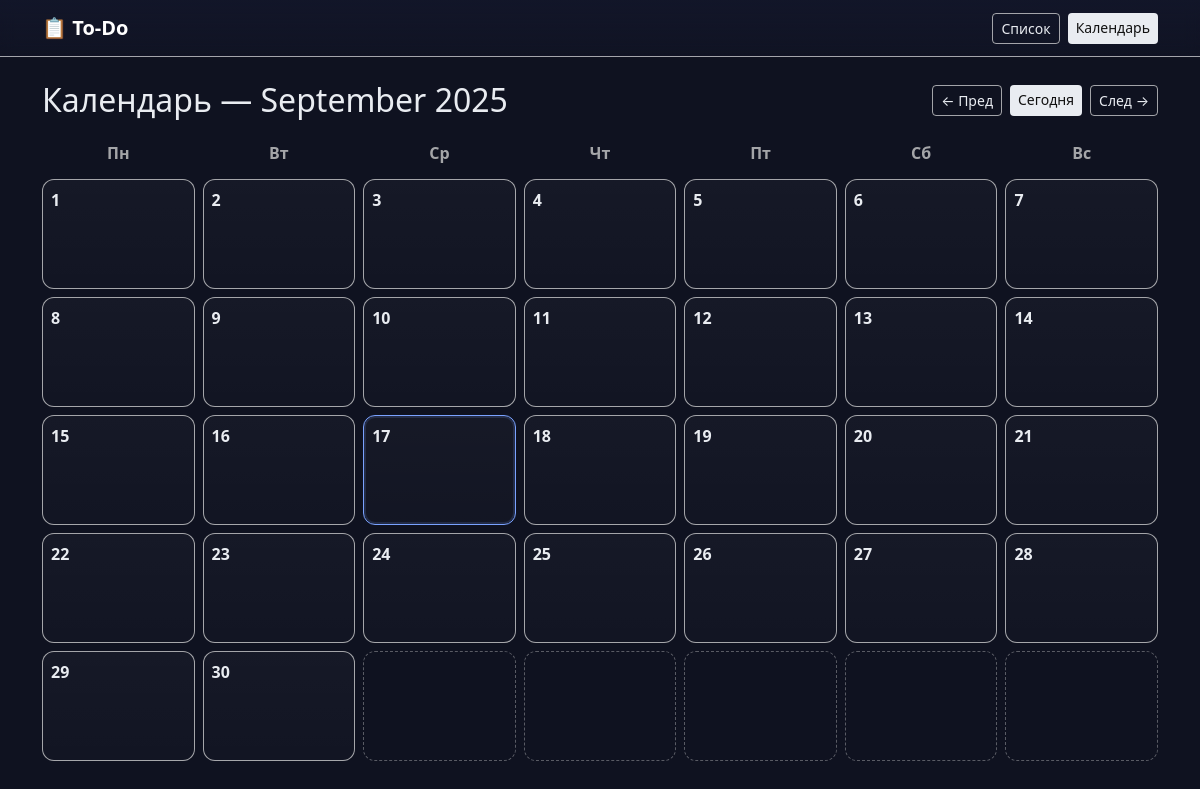
/calendar, run on an earlier commit of the app's database.
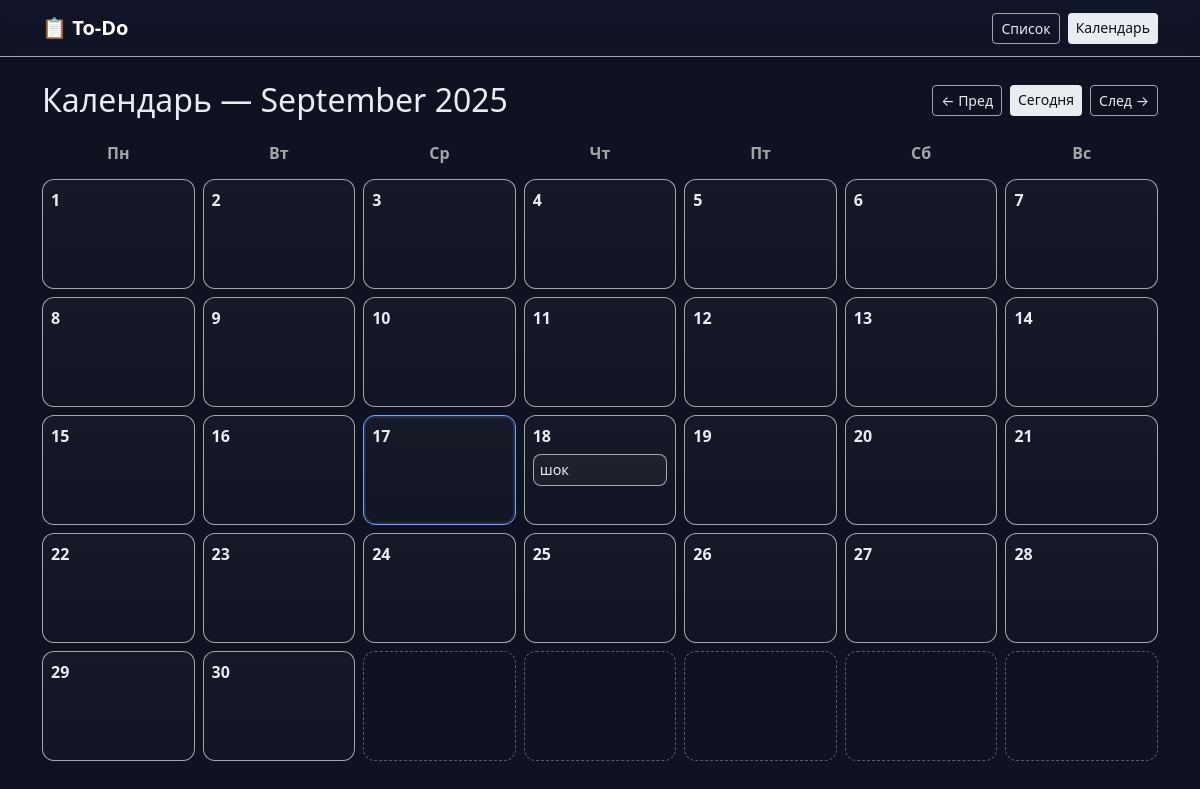
And on a later commit of the database.
### tables this page shows
CREATE TABLE tasks (
            id INTEGER PRIMARY KEY AUTOINCREMENT,
            title TEXT NOT NULL,
            description TEXT,
            due_date TEXT, -- ISO формат YYYY-MM-DD
            complete INTEGER NOT NULL DEFAULT 0,
            created_at TEXT DEFAULT (datetime('now')),
            completed_at TEXT
        );

### app.py (the view)
@app.route("/calendar")
def calendar_view():
    today = date.today()
    year = int(request.args.get("year", today.year))
    month = int(request.args.get("month", today.month))
    month_start = f"{year:04d}-{month:02d}-01"
    _, last_day = pycalendar.monthrange(year, month)
    month_end = f"{year:04d}-{month:02d}-{last_day:02d}"
    conn = get_db_connection()
    rows = conn.execute(
        """
        SELECT * FROM tasks
        WHERE due_date IS NOT NULL
          AND due_date >= ?
          AND due_date <= ?
        ORDER BY due_date ASC, complete ASC
        """,
        (month_start, month_end),
    ).fetchall()
    conn.close()
    by_date = {}
    for r in rows:
        by_date.setdefault(r["due_date"], []).append(r)
    cal = pycalendar.monthcalendar(year, month)  # списки недель, 0 = пустая ячейка
    month_name = pycalendar.month_name[month]
    return render_template(
        "calendar.html",
        cal=cal,
        year=year,
        month=month,
        month_name=month_name,
        by_date=by_date,
        today=today,
    )

### app.py (called while the page is built)
@app.context_processor
def inject_translations():
    lang = request.args.get("lang", "ru")
    return dict(
        t=translations.get(lang, translations["ru"]),
        current_lang=lang
    )

def get_db_connection():
    conn = sqlite3.connect(DB_PATH)
    conn.row_factory = sqlite3.Row
    return conn

### templates/calendar.html
{% extends "base.html" %}
{% block content %}
<div class="d-flex justify-content-between align-items-center mb-3">
  <h2 class="m-0">Календарь — {{ month_name }} {{ year }}</h2>
  <div class="d-flex gap-2">
    <a class="btn btn-outline-light btn-sm"
       href="{{ url_for('calendar_view', year=(month == 1 and year-1 or year), month=(month == 1 and 12 or month-1)) }}">← Пред</a>
    <a class="btn btn-light btn-sm"
       href="{{ url_for('calendar_view', year=today.year, month=today.month) }}">Сегодня</a>
    <a class="btn btn-outline-light btn-sm"
       href="{{ url_for('calendar_view', year=(month == 12 and year+1 or year), month=(month == 12 and 1 or month+1)) }}">След →</a>
  </div>
</div>
<div class="calendar-grid">
  <div class="calendar-head">Пн</div>
  <div class="calendar-head">Вт</div>
  <div class="calendar-head">Ср</div>
  <div class="calendar-head">Чт</div>
  <div class="calendar-head">Пт</div>
  <div class="calendar-head">Сб</div>
  <div class="calendar-head">Вс</div>
  {% for week in cal %}
    {% for day in week %}
      {% if day == 0 %}
        <div class="calendar-cell empty"></div>
      {% else %}
        {% set key = "%04d-%02d-%02d"|format(year, month, day) %}
        {% set items = by_date.get(key, []) %}
        <div class="calendar-cell {% if today.year==year and today.month==month and today.day==day %}today{% endif %}">
          <div class="calendar-day">{{ day }}</div>
          {% for t in items %}
            <div class="calendar-item {% if t.complete %}done{% endif %}">
              {{ t.title }}
            </div>
          {% endfor %}
        </div>
      {% endif %}
    {% endfor %}
  {% endfor %}
</div>
{% endblock %}

### templates/base.html (shortened to what this page needs)
<!DOCTYPE html>
<html lang="ru">
<head>
  <link href="https://cdn.jsdelivr.net/npm/bootstrap@5.3.2/dist/css/bootstrap.min.css" rel="stylesheet">
  <link href="{{ url_for('static', filename='style.css') }}" rel="stylesheet">
</head>
<body class="bg-app text-app">
  <nav class="navbar navbar-dark navbar-blur mb-4">
    <div class="container">
      <a class="navbar-brand fw-semibold" href="{{ url_for('index') }}">📋 To-Do</a>
      <div class="d-flex gap-2">
        <a class="btn btn-outline-light btn-sm" href="{{ url_for('index') }}">Список</a>
        <a class="btn btn-light btn-sm" href="{{ url_for('calendar_view') }}">Календарь</a>
      </div>
    </div>
  </nav>
  <main class="container mb-5">
    {% block content %}{% endblock %}
  </main>
</body>
</html>

### static/style.css (style rules this page uses)
:root { --bg: #0f1220; --bg-soft: #151a2e; --bg-glass: rgba(106, 232, 49, 0.64); --text: #e9ecf1; --muted: rgba(248, 248, 246, 0.64); --primary: #7aa2ff; --success: #5ad19a; --danger: #ff7171; --info: #67d4ff; --border: rgba(248, 248, 246, 0.64); --shadow: 0 10px 30px rgba(0,0,0,0.35); }
html, body { background: var(--bg); color: var(--text); }
.bg-app { background: var(--bg); }
.text-app { color: var(--text); }
.navbar-blur { background: linear-gradient(180deg, rgba(20,24,45,0.7), rgba(20,24,45,0.3)); backdrop-filter: blur(8px); border-bottom: 1px solid var(--border); }
.btn-outline-light { border-color: var(--border); color: var(--text); }
.btn-light { background: var(--text); color: #111; border: none; }
.calendar-grid { display: grid; grid-template-columns: repeat(7, 1fr); gap: 8px; }
.calendar-head { text-align: center; font-weight: 600; color: var(--muted); padding: 6px 0; }
.calendar-cell { min-height: 110px; padding: 8px; border: 1px solid var(--border); border-radius: 12px; background: linear-gradient(180deg, rgba(255,255,255,0.03), rgba(255,255,255,0.015)); }
.calendar-cell.today { border-color: var(--primary); box-shadow: 0 0 0 2px rgba(122,162,255,0.15) inset; }
.calendar-cell.empty { background: transparent; border-style: dashed; opacity: 0.5; }
.calendar-day { font-weight: 700; color: var(--text); margin-bottom: 6px; }
.calendar-item { font-size: 0.9rem; color: var(--text); padding: 4px 6px; border-radius: 8px; border: 1px solid var(--border); margin-bottom: 4px; background: rgba(255,255,255,0.04); }

What changed in the data, as far as the page shows it:
added tasks: title "шок"
